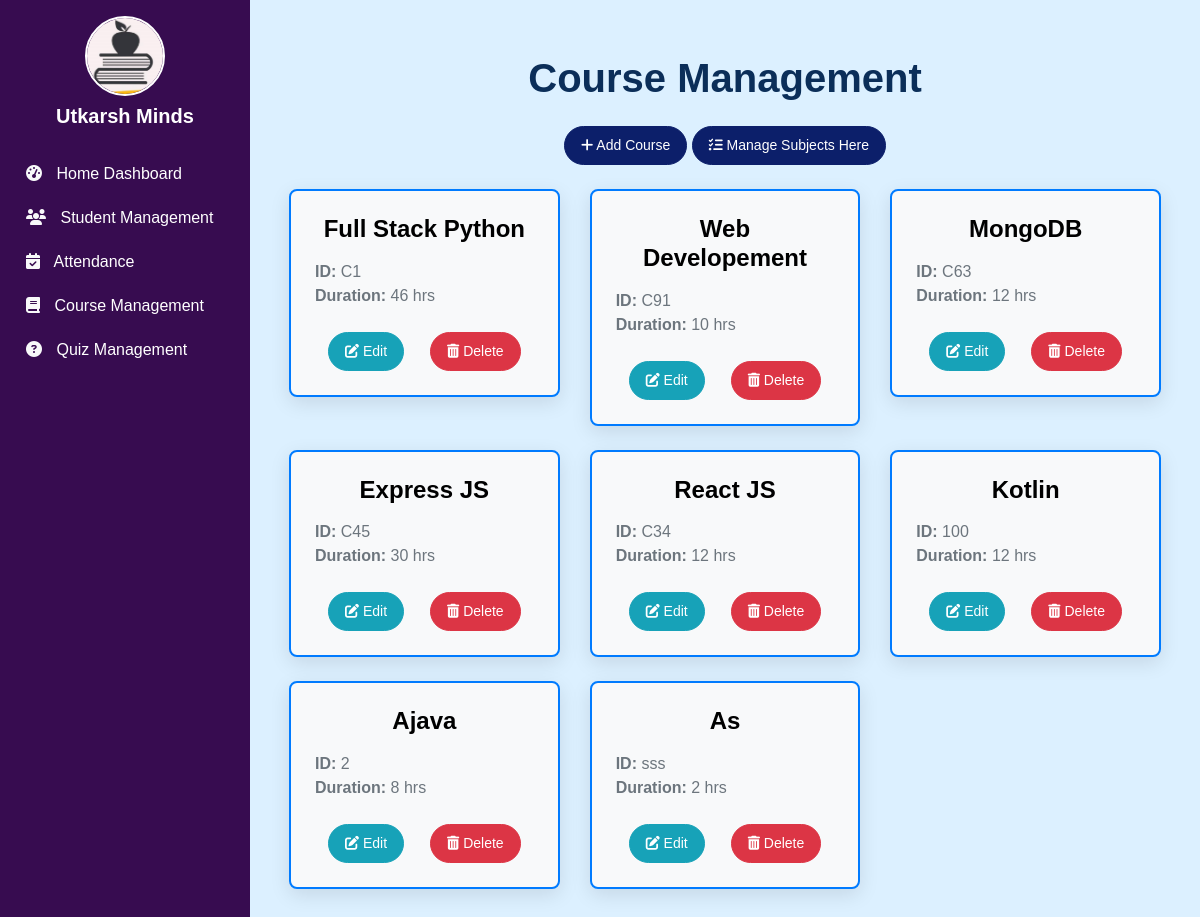
/coursemgt/, run on the app's committed database.
### coursemgt/models.py (models this page shows, shortened)
class Course(models.Model):
    c_id = models.TextField(primary_key=True)
    cname = models.CharField(max_length=255)
    cduration = models.IntegerField()

### coursemgt/views.py (the view)
# urls.py: path("", views.course_home, name="course_home"),
def course_home(request):
    courses = Course.objects.all()
    return render(request, "coursemgt/course_home.html", {'courses':courses})

### coursemgt/templates/coursemgt/course_home.html (shortened to what this page needs)
{% extends "base.html" %}
{% block linker %}
<link rel="stylesheet" href="/static/css/course_home.css">
{% endblock linker %}
{% block body %}
<h1 class="text-center mb-4" style="font-size: 2.5rem; font-weight: bold; color: #0b2e59;">Course Management</h1>
<div class="container">
    <div class="text-center mb-4">
        <a href="{% url 'course_add' %}" class="btn btn-primary btn-lg me-4">
            <i class="fas fa-plus"></i> Add Course
        </a>
        <a href="{% url 'subject_home' %}" class="btn btn-primary btn-lg">
            <i class="fa-solid fa-list-check"></i> Manage Subjects Here
        </a>
    </div>
    <div class="row">
        {% for c in courses %}
        <div class="col-md-4 mb-4">
            <div class="card border-primary shadow-lg">
                <div class="card-body">
                    <h5 class="card-title text-center">{{ c.cname }}</h5>
                    <p class="card-text text-muted">
                        <strong>ID:</strong> {{ c.c_id }}<br>
                        <strong>Duration:</strong> {{ c.cduration }} hrs
                    </p>
                    <div class="d-flex justify-content-around">
                        <a href="/coursemgt/course_update/{{ c.c_id }}" class="btn btn-info">
                            <i class="fas fa-edit"></i> Edit
                        </a>
                        <a href="/coursemgt/course_delete/{{ c.c_id }}" class="btn btn-danger">
                            <i class="fas fa-trash-alt"></i> Delete
                        </a>
                    </div>
                </div>
            </div>
        </div>
        {% endfor %}
    </div>
</div>
{% endblock body %}

### static/css/base_style.css (style rules this page uses)
body { margin: 0; padding: 0; font-family: "Quicksand", sans-serif; font-optical-sizing: auto; font-style: normal; }

### coursemgt/static/css/course_home.css (style rules this page uses)
.card { border: none; border-radius: 15px; overflow: hidden; transition: transform 0.3s, box-shadow 0.3s; box-shadow: 0 6px 20px rgba(0, 0, 0, 0.1); }
.card-title { font-size: 1.5rem; font-weight: bold; margin-bottom: 1rem; }
.card-text { font-size: 1rem; margin-bottom: 1.5rem; }
.btn { font-size: 0.875rem; padding: 0.5rem 1rem; border-radius: 30px; }
.btn-danger { background-color: #d9534f; border-color: #d43f3a; }

### coursemgt/templates/coursemgt/course_home.html (style rules this page uses)
h1 { text-align: center; margin-top: 30px; font-size: 2.5rem; color: #0b2e59; font-weight: 700; }
body { font-family: 'Arial', sans-serif; }
.text-center { text-align: center; }
.mb-4 { margin-bottom: 1.5rem; }
.btn-primary { background-color: #0c1f6a; border-color: #0c1f6a; color: white; }
.btn-info { background-color: #17a2b8; border-color: #17a2b8; color: white; }
.btn-danger { background-color: #dc3545; border-color: #dc3545; color: white; }
.card { border-radius: 0.5rem; overflow: hidden; background-color: #f8f9fa; border: 2px solid #0b2e59; transition: transform 0.3s, box-shadow 0.3s; }
.card-body { padding: 1.5rem; }
.card-title { font-size: 1.5rem; margin-bottom: 1rem; color: #000000; }
.card-text { font-size: 1rem; color: #6c757d; }

### templates/base.html (style rules this page uses)
body { background: rgb(220,240,255); background: linear-gradient(0deg, rgba(220,240,255,1) 0%); }
h5 { font-size: 1.25rem; font-weight: bold; }
.d-flex { display: flex; }
.min-vh-100 { min-height: 100vh; }

### data on the page
Course: cname "Full Stack Python", c_id "C1", cduration "46"
Course: cname "Web Developement", c_id "C91", cduration "10"
Course: cname "MongoDB", c_id "C63", cduration "12"
Course: cname "Express JS", c_id "C45", cduration "30"
Course: cname "React JS", c_id "C34", cduration "12"
Course: cname "Kotlin", c_id "100", cduration "12"
Course: cname "Ajava", c_id "2", cduration "8"
Course: cname "As", c_id "sss", cduration "2"
